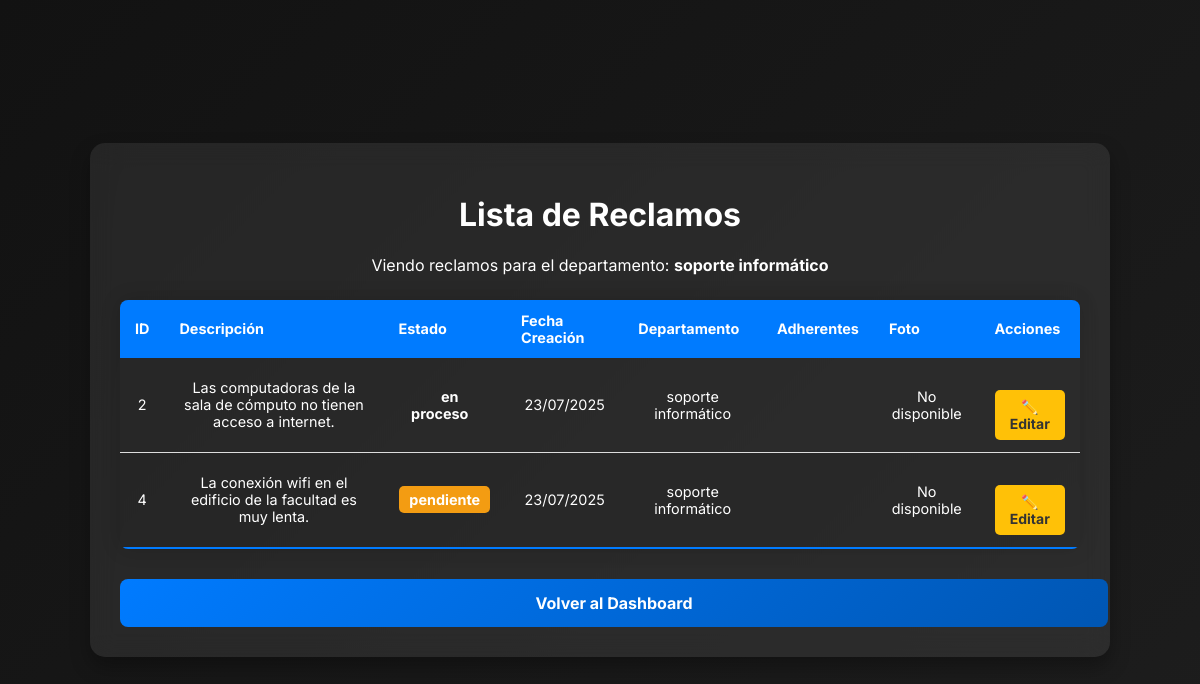
The page /listar_reclamos (signed in) on the database as committed earlier.
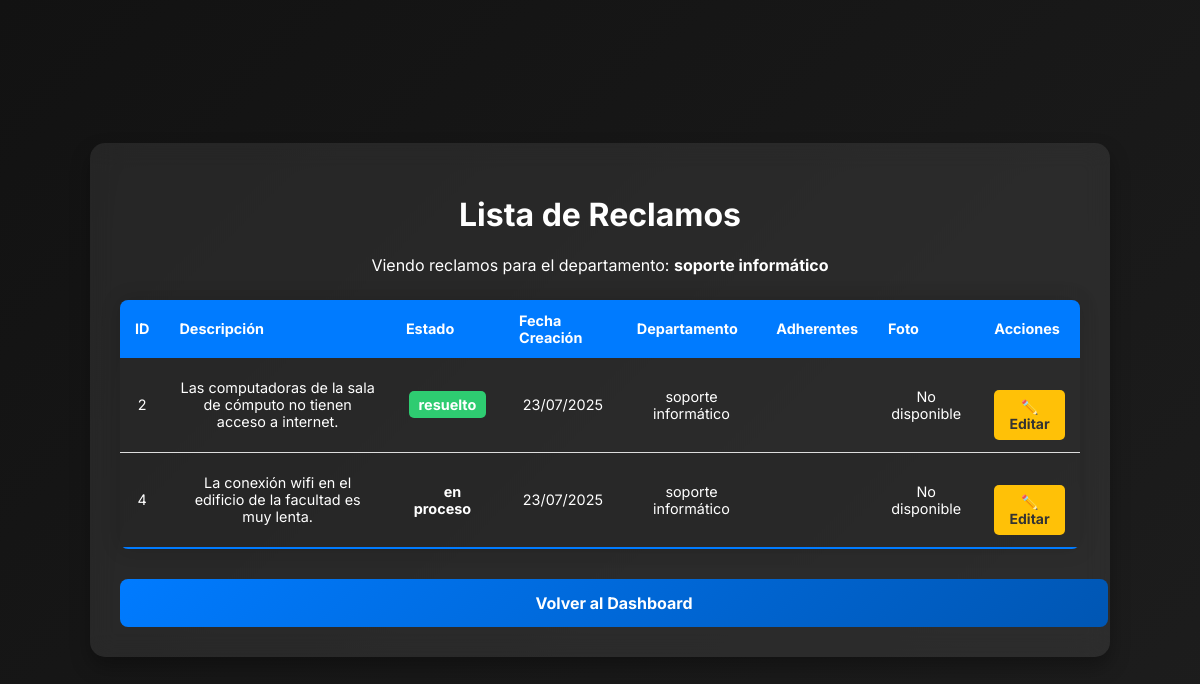
The same page on the database as committed later.
### modules/modelos.py (models this page shows, shortened)
class ModeloUsuario(Base):
    __tablename__= 'usuarios'
    id= Column(Integer, primary_key=True)
    nombre=Column(String(1000), nullable=False, unique=False)
    apellido=Column(String(1000), nullable=False, unique= False)
    username=Column(String(100), nullable=False, unique=True)
    email= Column(String(1000), nullable=False, unique=True)
    password= Column(String(1000), nullable=False)
    rol=Column(String, default="usuario")
    claustro=Column(String(100), nullable=False)
    departamento = Column(String(100), default="sin_departamento")

class ModeloReclamo(Base):
    __tablename__= 'reclamos'
    id= Column(Integer, primary_key=True)
    descripcion= Column(String(1000), nullable=False)
    estado= Column(String(50), default="pendiente") #El estado. Puede ser Pendiente, o Resuelto
    departamento= Column(String(100), nullable=False)
    fecha_creacion= Column(DateTime, default=datetime.utcnow)
    fecha_resolucion= Column(DateTime, nullable=True)
    id_usuario= Column(Integer, ForeignKey('usuarios.id')) #Reclamo ligado a usuario
    foto = Column(String(255), nullable=True)

### server.py (the view, shortened to what this page needs)
@app.route('/listar_reclamos', methods=['GET'])
@login_required
def listar_reclamos():
    departamento_filtro = request.args.get('departamento')
    departamentos = gestor_reclamos.obtener_departamentos()
    if current_user.is_authenticated and current_user.es_secretario():
        if departamento_filtro:
            lista_reclamos = gestor_reclamos.listar_reclamos_por_departamento(departamento_filtro)
        else:
            lista_reclamos = gestor_reclamos.repo.obtener_todos_los_registros()
    elif current_user.is_authenticated and current_user.es_jefe():
        lista_reclamos = gestor_reclamos.listar_reclamos_por_departamento(current_user.departamento)
        departamentos = []
    else:
        if departamento_filtro:
            lista_reclamos = gestor_reclamos.listar_reclamos_por_departamento(departamento_filtro, estado="pendiente")
        else:
            lista_reclamos = gestor_reclamos.listar_reclamos_para_usuarios()
    return render_template('listar_reclamos.html',
                           lista_reclamos=lista_reclamos,
                           departamentos=departamentos,
                           departamento_filtro=departamento_filtro)

### modules/dominio.py (called while the page is built)
    @property
    def id(self):
        return self.__id

    @property
    def descripcion(self):
        return self.__descripcion

    @property
    def estado(self):
        return self.__estado

    @property
    def departamento(self):
        return self.__departamento

    @property
    def fecha_creacion(self):
        return self.__fecha_creacion

    @property
    def foto(self):
        return self.__foto

    @id.setter
    def id(self, p_id):
        if p_id is not None and not isinstance(p_id, int):
            raise ValueError("El id debe ser un número entero")
        self.__id=p_id

    @descripcion.setter
    def descripcion(self, p_descripcion):
        if not isinstance(p_descripcion, str) or p_descripcion.strip() == "":
            raise ValueError("La descripcion no puede estar vacía")
        self.__descripcion= p_descripcion.strip()

    @estado.setter
    def estado(self, p_estado):
        if p_estado not in ["pendiente", "resuelto", "en proceso","inválido"]:
            raise ValueError("El estado debe ser 'pendiente', 'resuelto', 'en proceso' o 'invalido'")
        self.__estado=p_estado

    @id_usuario.setter
    def id_usuario(self, p_id_usuario):
        if  p_id_usuario is not None and not isinstance(p_id_usuario, int):
            raise ValueError("El ID de usuario debe ser un número entero")
        self.__id_usuario=p_id_usuario

    @departamento.setter
    def departamento(self, p_departamento):
        if not isinstance(p_departamento, str) or p_departamento.strip()== "":
            raise ValueError("El departamento no puede estar vacío")
        self.__departamento=p_departamento

    @fecha_creacion.setter
    def fecha_creacion(self, p_fecha_creacion):
        self.__fecha_creacion= p_fecha_creacion

    @foto.setter
    def foto(self, p_foto):
        self.__foto=p_foto

    @fecha_resolucion.setter
    def fecha_resolucion(self, p_fecha_resolucion):
        self.__fecha_resolucion= p_fecha_resolucion

    @property
    def id(self):
        return self.__id

    @property
    def nombre(self):
        return self.__nombre

    @property
    def apellido(self):
        return self.__apellido

    @property
    def username(self):
        return self.__username

    @property
    def email(self):
        return self.__email

    @property
    def password(self):
        return self.__password

    @property
    def rol(self):
        return self.__rol

    @property
    def departamento(self):
        return self.__departamento

### templates/listar_reclamos.html (shortened to what this page needs)
<!DOCTYPE html>
<html lang="es">
<head>
    <link rel="stylesheet" type="text/css" href="{{ url_for('static', filename='style.css') }}">
</head>
<body>
    <div class="container" style="width: 80%; max-width: 1200px;">
        <h1>Lista de Reclamos</h1>
        {% if not (current_user.es_jefe() or current_user.es_secretario()) %}
            <form method="GET" action="{{ url_for('listar_reclamos') }}" class="filter-form">
                <label for="departamento">Filtrar por departamento:</label>
                <select name="departamento" class="form-control">
                    <option value="">Todos</option>
                    {% for depto in departamentos %}
                        <option value="{{ depto }}" {% if departamento_filtro == depto %}selected{% endif %}>{{ depto }}</option>
                    {% endfor %}
                </select>
                <button type="submit" class="btn-primary" style="width: auto; padding: 10px 20px;">Filtrar</button>
            </form>
        {% else %}
             <p>Viendo reclamos para el departamento: <strong>{{ current_user.departamento }}</strong></p>
        {% endif %}
        {% if lista_reclamos %}
            <table class="styled-table">
                <thead>
                    <tr>
                        <th>ID</th>
                        <th>Descripción</th>
                        <th>Estado</th>
                        <th>Fecha Creación</th>
                        <th>Departamento</th>
                        <th>Adherentes</th>
                        <th>Foto</th>
                        <th>Acciones</th>
                    </tr>
                </thead>
                <tbody>
                    {% for reclamo in lista_reclamos %}
                    <tr>
                        <td>{{ reclamo.id }}</td>
                        <td>{{ reclamo.descripcion }}</td>
                        <td><span class="status {{ reclamo.estado|replace(' ', '.') }}">{{ reclamo.estado }}</span></td>
                        <td>{{ reclamo.fecha_creacion.strftime('%d/%m/%Y') }}</td>
                        <td>{{ reclamo.departamento }}</td>
                        <td>{{ reclamo.adherentes }}</td>
                        <td>
                            {% if reclamo.foto %}
                                <img src="{{ url_for('static', filename='uploads/' + reclamo.foto) }}" alt="Foto del reclamo" width="100" style="border-radius: 5px;">
                            {% else %}
                                <span>No disponible</span>
                            {% endif %}
                        </td>
                        <td>
                            {% if current_user.es_jefe() or current_user.es_secretario()%}
                                <a href="{{ url_for('editar_reclamo', id=reclamo.id) }}" class="btn-edit">✏️ Editar</a>
                            {% endif %}
                        </td>
                    </tr>
                    {% endfor %}
                </tbody>
            </table>
        {% else %}
            <div class="alert alert-info">No hay reclamos que coincidan con los criterios de búsqueda.</div>
        {% endif %}
        <div class="links-container" style="margin-top: 30px;">
            {% if current_user.es_jefe() or current_user.es_secretario() %}
                <a href="{{ url_for('dashboard') }}" class="btn-primary">Volver al Dashboard</a>
            {% else %}
                <a href="{{ url_for('menu_principal') }}" class="btn-primary">Volver al Menú</a>
                <a href="{{ url_for('agregar_reclamo') }}" class="btn-secondary" style="margin-left: 10px;">Crear un Reclamo</a>
            {% endif %}
        </div>
    </div>
</body>
</html>

### static/style.css (style rules this page uses)
body { font-family: 'Inter', sans-serif; background: linear-gradient(135deg, #121212, #1d1d1d); color: #ffffff; margin: 0; display: flex; justify-content: center; align-items: center; min-height: 100vh; }
.container { width: 40%; padding: 30px; background: rgba(255, 255, 255, 0.08); box-shadow: 0px 10px 20px rgba(0, 0, 0, 0.3); border-radius: 15px; backdrop-filter: blur(12px); text-align: center; transition: all 0.3s ease-in-out; }
.btn-primary { display: block; width: 100%; padding: 14px; font-size: 16px; font-weight: bold; background: linear-gradient(135deg, #007bff, #0056b3); color: white; border: none; border-radius: 8px; cursor: pointer; transition: 0.4s ease-in-out; margin-top: 20px; }
a { color: #f8f9fa; text-decoration: none; font-weight: bold; display: block; margin-top: 20px; transition: 0.3s; }

### templates/listar_reclamos.html (style rules this page uses)
.styled-table { width: 100%; border-collapse: collapse; margin: 25px 0; font-size: 0.9em; border-radius: 8px; overflow: hidden; box-shadow: 0 0 20px rgba(0, 0, 0, 0.15); }
.styled-table thead tr { background-color: #007bff; color: #ffffff; text-align: left; }
.styled-table th, .styled-table td { padding: 12px 15px; }
.styled-table tbody tr { border-bottom: 1px solid #dddddd; }
.styled-table tbody tr:nth-of-type(even) { background-color: rgba(0,0,0,0.05); }
.styled-table tbody tr:last-of-type { border-bottom: 2px solid #007bff; }
.status { padding: 5px 10px; border-radius: 5px; color: white; font-weight: bold; }
.status.resuelto { background-color: #2ecc71; }
.btn-join, .btn-edit { padding: 8px 12px; border: none; border-radius: 5px; cursor: pointer; color: white; text-decoration: none; display: inline-block; font-size: 14px; }
.btn-edit { background-color: #ffc107; color: #333; }

Rows that differ between the two databases and show on the page:
changed ModeloReclamo "Las computadoras de la sala de cómputo no tienen acceso a internet.": estado "en proceso" → "resuelto"
changed ModeloReclamo "La conexión wifi en el edificio de la facultad es muy lenta.": estado "pendiente" → "en proceso"
